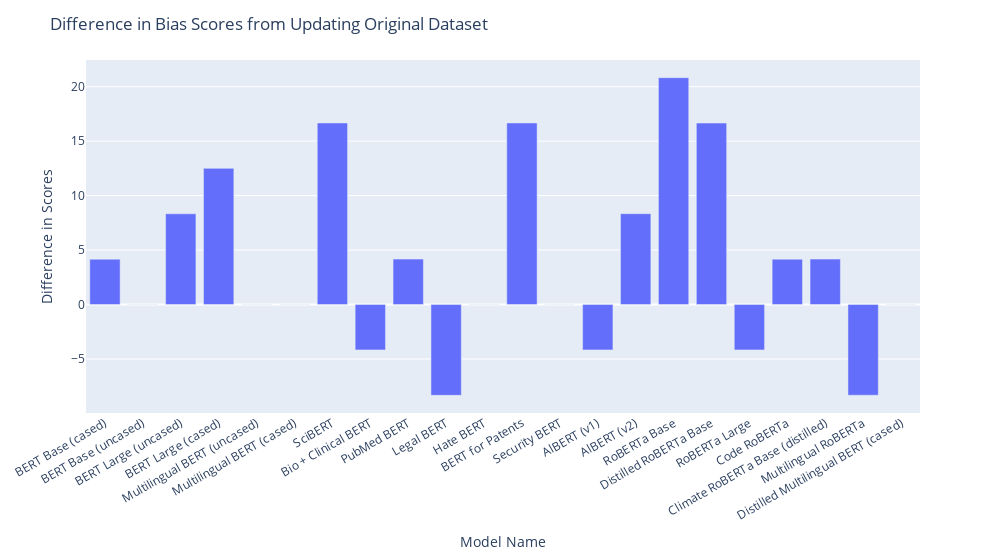

The notebook cell saved with this chart:
### Code cell
fig = px.bar(
    model_scores_df, 
    x="Model Name", 
    y="Difference in Scores",
    hover_name = model_scores_df["Model Name"],
    width=1000 
    )

fig.update_layout(
    title = "Difference in Bias Scores from Updating Original Dataset",
    xaxis_tickangle=-30)

fig.show()

### Figure 1 — Plotly figure (JSON) as saved in the notebook; plotly's stock layout.template omitted (floating-point values rounded to 4 significant figures)
{"data": [{"alignmentgroup": "True", "hovertemplate": "<b>%{hovertext}</b><br><br>Model Name=%{x}<br>Difference in Scores=%{y}<extra></extra>", "hovertext": ["BERT Base (cased)", "BERT Base (uncased)", "BERT Large (uncased)", "BERT Large (cased)", "Multilingual BERT (uncased)", "Multilingual BERT (cased)", "SciBERT", "Bio + Clinical BERT", "PubMed BERT", "Legal BERT", "Hate BERT", "BERT for Patents", "Security BERT", "AlBERT (v1)", "AlBERT (v2)", "RoBERTa Base", "Distilled RoBERTa Base", "RoBERTa Large", "Code RoBERTa", "Climate RoBERTa Base (distilled)", "Multilingual RoBERTa", "Distilled Multilingual BERT (cased)"], "legendgroup": "", "marker": {"color": "#636efa", "pattern": {"shape": ""}}, "name": "", "offsetgroup": "", "orientation": "v", "showlegend": false, "textposition": "auto", "type": "bar", "x": ["BERT Base (cased)", "BERT Base (uncased)", "BERT Large (uncased)", "BERT Large (cased)", "Multilingual BERT (uncased)", "Multilingual BERT (cased)", "SciBERT", "Bio + Clinical BERT", "PubMed BERT", "Legal BERT", "Hate BERT", "BERT for Patents", "Security BERT", "AlBERT (v1)", "AlBERT (v2)", "RoBERTa Base", "Distilled RoBERTa Base", "RoBERTa Large", "Code RoBERTa", "Climate RoBERTa Base (distilled)", "Multilingual RoBERTa", "Distilled Multilingual BERT (cased)"], "xaxis": "x", "y": [4.16, 0, 8.33, 12.5, 0, 0, 16.67, -4.17, 4.17, -8.34, 0, 16.67, 0, -4.17, 8.34, 20.83, 16.66, -4.17, 4.16, 4.17, -8.33, 0], "yaxis": "y"}], "layout": {"barmode": "relative", "legend": {"tracegroupgap": 0}, "margin": {"t": 60}, "title": {"text": "Difference in Bias Scores from Updating Original Dataset"}, "width": 1000, "xaxis": {"anchor": "y", "domain": [0, 1], "tickangle": -30, "title": {"text": "Model Name"}}, "yaxis": {"anchor": "x", "domain": [0, 1], "title": {"text": "Difference in Scores"}}}}
